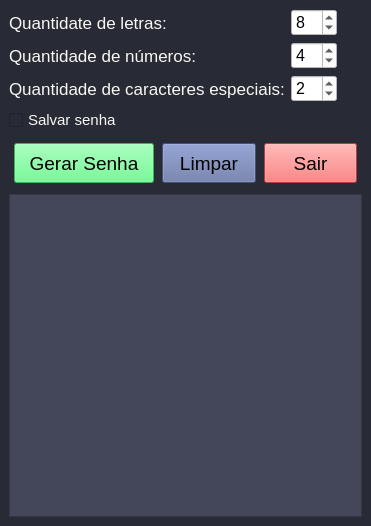
<?xml version="1.0" encoding="UTF-8"?>
<ui version="4.0">
 <class>MainWindow</class>
 <widget class="QMainWindow" name="MainWindow">
  <property name="geometry">
   <rect>
    <x>0</x>
    <y>0</y>
    <width>371</width>
    <height>526</height>
   </rect>
  </property>
  <property name="windowTitle">
   <string>Gerador de senhas</string>
  </property>
  <property name="styleSheet">
   <string notr="true">background-color: rgb(40, 42, 54);</string>
  </property>
  <widget class="QWidget" name="centralwidget">
   <layout class="QVBoxLayout" name="verticalLayout">
    <item>
     <layout class="QHBoxLayout" name="horizontalLayout_2">
      <item>
       <layout class="QVBoxLayout" name="verticalLayout_2">
        <item>
         <widget class="QLabel" name="label">
          <property name="font">
           <font>
            <pointsize>13</pointsize>
           </font>
          </property>
          <property name="styleSheet">
           <string notr="true">color: rgb(248, 248, 242);</string>
          </property>
          <property name="text">
           <string>Quantidate de letras:</string>
          </property>
         </widget>
        </item>
        <item>
         <widget class="QLabel" name="label_2">
          <property name="font">
           <font>
            <pointsize>13</pointsize>
           </font>
          </property>
          <property name="styleSheet">
           <string notr="true">color: rgb(248, 248, 242);</string>
          </property>
          <property name="text">
           <string>Quantidade de números:</string>
          </property>
         </widget>
        </item>
        <item>
         <widget class="QLabel" name="label_3">
          <property name="font">
           <font>
            <pointsize>13</pointsize>
           </font>
          </property>
          <property name="styleSheet">
           <string notr="true">color: rgb(248, 248, 242);</string>
          </property>
          <property name="text">
           <string>Quantidade de caracteres especiais:</string>
          </property>
         </widget>
        </item>
       </layout>
      </item>
      <item>
       <layout class="QVBoxLayout" name="verticalLayout_3">
        <item>
         <widget class="QSpinBox" name="spinLetters">
          <property name="font">
           <font>
            <pointsize>12</pointsize>
           </font>
          </property>
          <property name="styleSheet">
           <string notr="true">color: rgb(0, 0, 0);
background-color: rgb(255, 255, 255);
</string>
          </property>
          <property name="maximum">
           <number>16</number>
          </property>
          <property name="value">
           <number>8</number>
          </property>
         </widget>
        </item>
        <item>
         <widget class="QSpinBox" name="spinNumbers">
          <property name="font">
           <font>
            <pointsize>12</pointsize>
           </font>
          </property>
          <property name="styleSheet">
           <string notr="true">color: rgb(0, 0, 0);
background-color: rgb(255, 255, 255);
</string>
          </property>
          <property name="maximum">
           <number>16</number>
          </property>
          <property name="value">
           <number>4</number>
          </property>
         </widget>
        </item>
        <item>
         <widget class="QSpinBox" name="spinChars">
          <property name="font">
           <font>
            <pointsize>12</pointsize>
           </font>
          </property>
          <property name="styleSheet">
           <string notr="true">color: rgb(0, 0, 0);
background-color: rgb(255, 255, 255);
</string>
          </property>
          <property name="maximum">
           <number>16</number>
          </property>
          <property name="value">
           <number>2</number>
          </property>
         </widget>
        </item>
       </layout>
      </item>
      <item>
       <spacer name="horizontalSpacer">
        <property name="orientation">
         <enum>Qt::Horizontal</enum>
        </property>
        <property name="sizeHint" stdset="0">
         <size>
          <width>40</width>
          <height>20</height>
         </size>
        </property>
       </spacer>
      </item>
     </layout>
    </item>
    <item>
     <widget class="QCheckBox" name="checkSavePassword">
      <property name="font">
       <font>
        <pointsize>11</pointsize>
       </font>
      </property>
      <property name="cursor">
       <cursorShape>PointingHandCursor</cursorShape>
      </property>
      <property name="styleSheet">
       <string notr="true">color: rgb(248, 248, 242);</string>
      </property>
      <property name="text">
       <string>Salvar senha</string>
      </property>
     </widget>
    </item>
    <item>
     <layout class="QHBoxLayout" name="buttonsLayout" stretch="3,2,2">
      <property name="spacing">
       <number>8</number>
      </property>
      <property name="sizeConstraint">
       <enum>QLayout::SetMaximumSize</enum>
      </property>
      <property name="leftMargin">
       <number>5</number>
      </property>
      <property name="topMargin">
       <number>5</number>
      </property>
      <property name="rightMargin">
       <number>5</number>
      </property>
      <property name="bottomMargin">
       <number>5</number>
      </property>
      <item>
       <widget class="QPushButton" name="pushGeneratePassword">
        <property name="minimumSize">
         <size>
          <width>0</width>
          <height>40</height>
         </size>
        </property>
        <property name="font">
         <font>
          <pointsize>14</pointsize>
         </font>
        </property>
        <property name="cursor">
         <cursorShape>PointingHandCursor</cursorShape>
        </property>
        <property name="styleSheet">
         <string notr="true">color: rgb(0, 0, 0);
background-color: rgb(80, 250, 123);</string>
        </property>
        <property name="text">
         <string>Gerar Senha</string>
        </property>
       </widget>
      </item>
      <item>
       <widget class="QPushButton" name="pushClean">
        <property name="minimumSize">
         <size>
          <width>0</width>
          <height>40</height>
         </size>
        </property>
        <property name="font">
         <font>
          <pointsize>14</pointsize>
         </font>
        </property>
        <property name="cursor">
         <cursorShape>PointingHandCursor</cursorShape>
        </property>
        <property name="styleSheet">
         <string notr="true">color: rgb(0, 0, 0);
background-color: rgb(98, 114, 164);</string>
        </property>
        <property name="text">
         <string>Limpar</string>
        </property>
       </widget>
      </item>
      <item>
       <widget class="QPushButton" name="pushExit">
        <property name="minimumSize">
         <size>
          <width>0</width>
          <height>40</height>
         </size>
        </property>
        <property name="font">
         <font>
          <pointsize>14</pointsize>
         </font>
        </property>
        <property name="cursor">
         <cursorShape>PointingHandCursor</cursorShape>
        </property>
        <property name="styleSheet">
         <string notr="true">color: rgb(0, 0, 0);
background-color: rgb(255, 85, 85);</string>
        </property>
        <property name="text">
         <string>Sair</string>
        </property>
       </widget>
      </item>
     </layout>
    </item>
    <item>
     <widget class="QListWidget" name="listOutput">
      <property name="font">
       <font>
        <family>Monospace</family>
        <pointsize>14</pointsize>
       </font>
      </property>
      <property name="cursor" stdset="0">
       <cursorShape>ArrowCursor</cursorShape>
      </property>
      <property name="contextMenuPolicy">
       <enum>Qt::DefaultContextMenu</enum>
      </property>
      <property name="styleSheet">
       <string notr="true">color: rgb(248, 248, 242);
background-color: rgb(68, 71, 90);</string>
      </property>
      <property name="autoScrollMargin">
       <number>16</number>
      </property>
      <property name="editTriggers">
       <set>QAbstractItemView::NoEditTriggers</set>
      </property>
      <property name="showDropIndicator" stdset="0">
       <bool>false</bool>
      </property>
      <property name="dragEnabled">
       <bool>false</bool>
      </property>
      <property name="dragDropOverwriteMode">
       <bool>false</bool>
      </property>
      <property name="dragDropMode">
       <enum>QAbstractItemView::DragOnly</enum>
      </property>
      <property name="selectionMode">
       <enum>QAbstractItemView::SingleSelection</enum>
      </property>
      <property name="movement">
       <enum>QListView::Free</enum>
      </property>
      <property name="isWrapping" stdset="0">
       <bool>false</bool>
      </property>
      <property name="resizeMode">
       <enum>QListView::Fixed</enum>
      </property>
      <property name="selectionRectVisible">
       <bool>true</bool>
      </property>
     </widget>
    </item>
   </layout>
  </widget>
  <widget class="QMenuBar" name="menubar">
   <property name="geometry">
    <rect>
     <x>0</x>
     <y>0</y>
     <width>371</width>
     <height>22</height>
    </rect>
   </property>
  </widget>
 </widget>
 <resources/>
 <connections/>
</ui>
